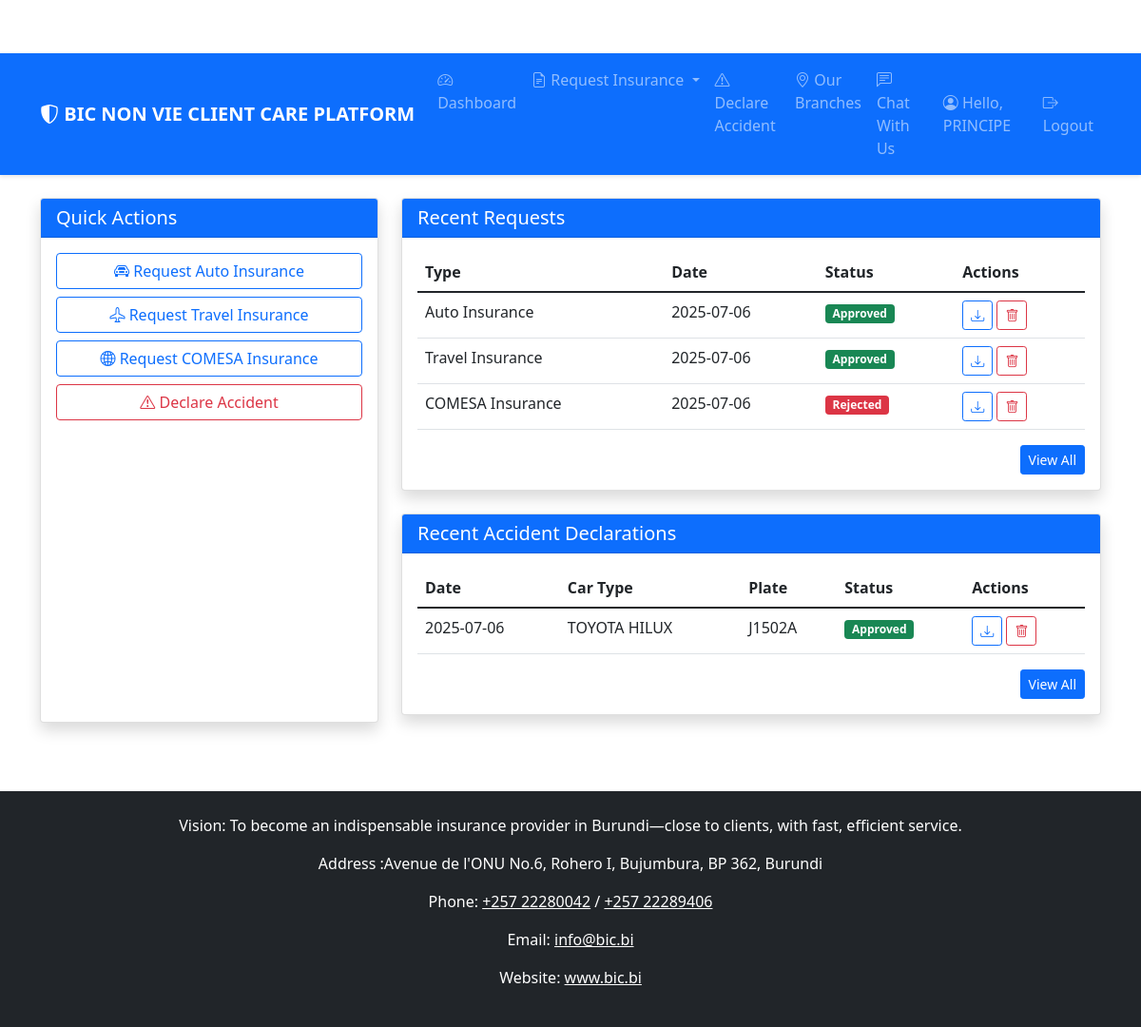
/dashboard (signed in), run on an earlier commit of the app's database.
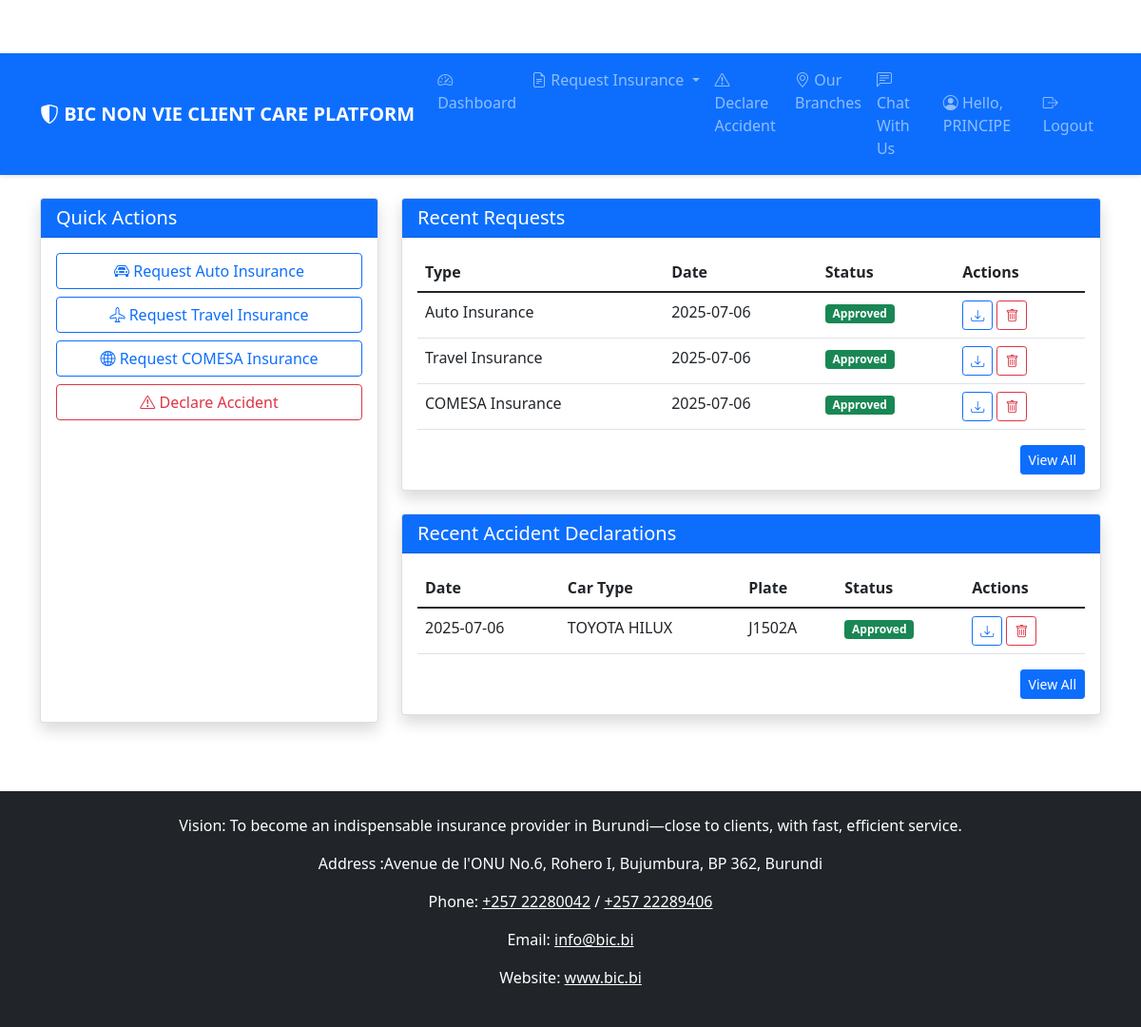
And on a later commit of the database.
### app.py (models this page shows)
class ComesaInsuranceRequest(db.Model):
    id = db.Column(db.Integer, primary_key=True)
    user_id = db.Column(db.Integer, db.ForeignKey('user.id'), nullable=False)
    user = db.relationship('User', back_populates='comesa_insurance_requests')
    carte_rose = db.Column(db.String(255))
    ancient_card = db.Column(db.String(255))
    phone = db.Column(db.String(20), nullable=False)
    status = db.Column(db.String(20), default='pending')
    created_at = db.Column(db.DateTime, default=datetime.utcnow)

### app.py (the view)
@app.route('/dashboard')
@login_required
def dashboard():
    if current_user.role == 'admin':
        return redirect(url_for('admin_dashboard'))
    auto_requests = AutoInsuranceRequest.query.filter_by(user_id=current_user.id).all()
    travel_requests = TravelInsuranceRequest.query.filter_by(user_id=current_user.id).all()
    comesa_requests = ComesaInsuranceRequest.query.filter_by(user_id=current_user.id).all()
    accident_declarations = AccidentDeclaration.query.filter_by(user_id=current_user.id).all()
    return render_template('client/dashboard.html',
                         auto_requests=auto_requests,
                         travel_requests=travel_requests,
                         comesa_requests=comesa_requests,
                         accident_declarations=accident_declarations)

### app.py (called while the page is built)
@app.context_processor
def inject_datetime():
    return {'datetime': datetime}

@login_manager.user_loader
def load_user(user_id):
    return User.query.get(int(user_id))

@app.context_processor
def inject_now():
    return {'now': datetime.now()}

### templates/client/dashboard.html (shortened to what the changed rows need)
{% extends "base.html" %}
{% block content %}
<div class="row">
    <div class="col-md-8">
        <div class="card mb-4">
            <div class="card-body">
                {% if auto_requests or travel_requests or comesa_requests %}
                    <div class="table-responsive">
                        <table class="table table-hover">
                            <thead>
                                <tr>
                                    <th>Type</th>
                                    <th>Date</th>
                                    <th>Status</th>
                                    <th>Actions</th>
                                </tr>
                            </thead>
                            <tbody>
                                {% for request in comesa_requests[:3] %}
                                    <tr>
                                        <td>COMESA Insurance</td>
                                        <td>{{ request.created_at.strftime('%Y-%m-%d') }}</td>
                                        <td>
                                            <span class="badge bg-{{ 'success' if request.status == 'approved' else 'warning' if request.status == 'pending' else 'danger' }}">
                                                {{ request.status|capitalize }}
                                            </span>
                                        </td>
                                        <td>
                                            <a href="{{ url_for('download_comesa_request', id=request.id) }}" class="btn btn-sm btn-outline-primary" title="Download">
                                                <i class="bi bi-download"></i>
                                            </a>
                                            <a href="{{ url_for('delete_comesa_request', id=request.id) }}" class="btn btn-sm btn-outline-danger" title="Delete">
                                                <i class="bi bi-trash"></i>
                                            </a>
                                        </td>
                                    </tr>
                                {% endfor %}
                            </tbody>
                        </table>
                    </div>
                {% else %}
                    <div class="alert alert-info">
                        You haven't made any requests yet. Get started by clicking one of the quick actions.
                    </div>
                {% endif %}
            </div>
        </div>
        <div class="card">
            <div class="card-body">
                {% if accident_declarations %}
                    <div class="table-responsive">
                        <table class="table table-hover">
                            <thead>
                                <tr>
                                    <th>Date</th>
                                    <th>Car Type</th>
                                    <th>Plate</th>
                                    <th>Status</th>
                                    <th>Actions</th>
                                </tr>
                            </thead>
                        </table>
                    </div>
                {% else %}
                    <div class="alert alert-info">
                        You haven't declared any accidents yet.
                    </div>
                {% endif %}
            </div>
        </div>
    </div>
</div>
{% endblock %}

What changed in the data, as far as the page shows it:
changed ComesaInsuranceRequest: status "Rejected" → "Approved"
